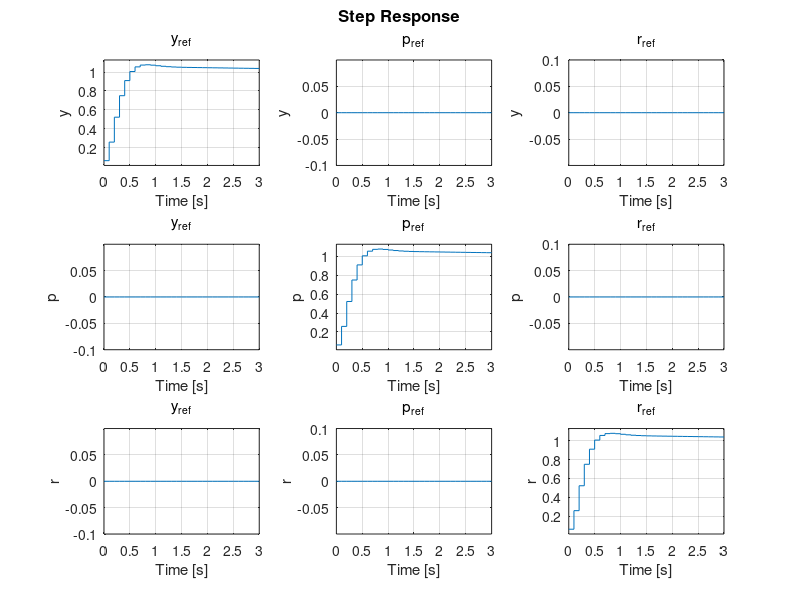

Source code (MATLAB): (Note: this script raises an error after producing the figure.)
% ES labs 2021-2022
% Author: Kenrick Trip 

clear all

%% All variables:
l = 0.26; % m
m1 = 0.7; % kg
m2 = 0.08; % kg
r1 = 0.045; % m
r2 = l/sqrt(2); % m

Iy = (2*m1*r1^2)/5 + 4*m2*l^2 % yaw inertia
Ip = (2*m1*r1^2)/5 + 4*m2*r2^2 % pitch inertia
Ir = Ip % roll inertia

% PWM to thrust (T) and torque (Q):
cT = (0.78*9.81)/1000;
cQ = 0.07/1000;

% period of microcontroller
dt = 0.1; % s

%% Model:

% construct state space model
A = [0,0,0,1,0,0;
     0,0,0,0,1,0;
     0,0,0,0,0,1;
     zeros(3,6)];

B = [zeros(3,4);
     (cQ/Iy)*[-1,1,1,-1];
     ((cT*l)/(Ip*sqrt(2)))*[1,1,-1,-1];
     ((cT*l)/(Ir*sqrt(2)))*[1,-1,1,-1]];

C = [eye(3),zeros(3,3)];

D = 0;

% open loop Continuous Time system:
OLsys = ss(A,B,C,D);

OLsys.Inputname = {'s1','s2','s3','s4'};
OLsys.Outputname = {'y','p','r'};

%% Controller:

% Closed loop control
tau = 0.1;

Kpy = 72.4; % controller P gain yaw
Kiy = 4.19; % controller I gain yaw
Kdy = 313.0; % controller D gain yaw

Kpp = 1.85; % controller P gain pitch
Kip = 0.107; % controller I gain pitch
Kdp = 7.98; % controller D gain pitch

Kpr = 1.85; % controller P gain roll
Kir = 0.107; % controller I gain roll
Kdr = 7.98; % controller D gain roll

s = tf('s');
Cy = (Kpy + Kiy/s + Kdy*s)/(tau*s+1); % yaw controller
Cp = (Kpp + Kip/s + Kdp*s)/(tau*s+1); % pitch controller
Cr = (Kpr + Kir/s + Kdr*s)/(tau*s+1); % roll controller

% test PID autotune:
% [C_y1,info] = pidtune(OLsys(1,1),'PID')
% [C_y2,info] = pidtune(OLsys(1,2),'PID')
% [C_y3,info] = pidtune(OLsys(1,3),'PID')
% [C_y4,info] = pidtune(OLsys(1,4),'PID')
% [C_p1,info] = pidtune(OLsys(2,1),'PID')
% [C_p2,info] = pidtune(OLsys(2,2),'PID')
% [C_p3,info] = pidtune(OLsys(2,3),'PID')
% [C_p4,info] = pidtune(OLsys(2,4),'PID')
% [C_r1,info] = pidtune(OLsys(3,1),'PID')
% [C_r2,info] = pidtune(OLsys(3,2),'PID')
% [C_r3,info] = pidtune(OLsys(3,3),'PID')
% [C_r4,info] = pidtune(OLsys(3,4),'PID')

Csys = [-Cy, Cp, Cr;
        Cy, Cp, -Cr; 
        Cy, -Cp, Cr; 
        -Cy, -Cp, -Cr];

Csys.Inputname = {'err_y', 'err_p', 'err_r'};
Csys.Outputname = {'s1','s2','s3','s4'};

Sum1 = sumblk('err_y = y_{ref} - y');
Sum2 = sumblk('err_p = p_{ref} - p');
Sum3 = sumblk('err_r = r_{ref} - r');

CLsys = connect(OLsys,Csys,Sum1,Sum2,Sum3,{'y_{ref}','p_{ref}','r_{ref}'},...
               {'y', 'p', 'r'});
p = pole(CLsys);

% discretise controller
DT_CLsys = c2d(CLsys,dt,'tustin');
DT_Csys = c2d(Csys,dt,'tustin');
DT_OLsys = c2d(OLsys,dt,'tustin');

%% Simulations

% step response system
figure(1)
step(DT_CLsys, 3);

% simulate input control sequences:
t = 0:dt:15;
y_ref = 0.1*square(t);
p_ref = zeros(1,length(t));
r_ref = zeros(1,length(t));
u = [y_ref; p_ref; r_ref];

y = lsim(DT_CLsys,u,t);
mot_sig = lsim(DT_Csys,u-y',t);

% add throttle and saturation
throttle = 200; % between 0 and 255

ESC_unsat = mot_sig + throttle*ones(length(t),4);

ESC_sat = zeros(length(t),4);

UB = 255-throttle;
LB = -UB;

for i = 1:length(t)
    for k = 1:4
        ESC_sat(i,k) = throttle + min(UB, max(LB, mot_sig(i,k)));
    end
end

y_sat = lsim(DT_OLsys,mot_sig,t);

% plot reference tracking
figure(2)
stairs(t,y)
hold on
plot(t,u)
hold off
title('I/O')
legend('y','p','r','y_{ref}','p_{ref}','r_{ref}')
ylabel('Angles (rad)')
xlabel('Time (s)')

% plot ESC signals
figure(3)
stairs(t,mot_sig)
title('ESC signals without throttle or saturation')
legend('s1','s2','s3','s4')
ylabel('PWM signal \pm(0,255)')
xlabel('Time (s)')

% plot ESC signals
figure(4)
stairs(t,ESC_sat)
title('ESC signals with throttle and saturation')
legend('s1','s2','s3','s4')
ylabel('PWM signal \pm(0,255)')
xlabel('Time (s)')

% plot reference tracking
figure(5)
stairs(t,y_sat)
hold on
plot(t,u)
hold off
title('I/O')
legend('y','p','r','y_{ref}','p_{ref}','r_{ref}')
ylabel('Angles (rad)')
xlabel('Time (s)')


